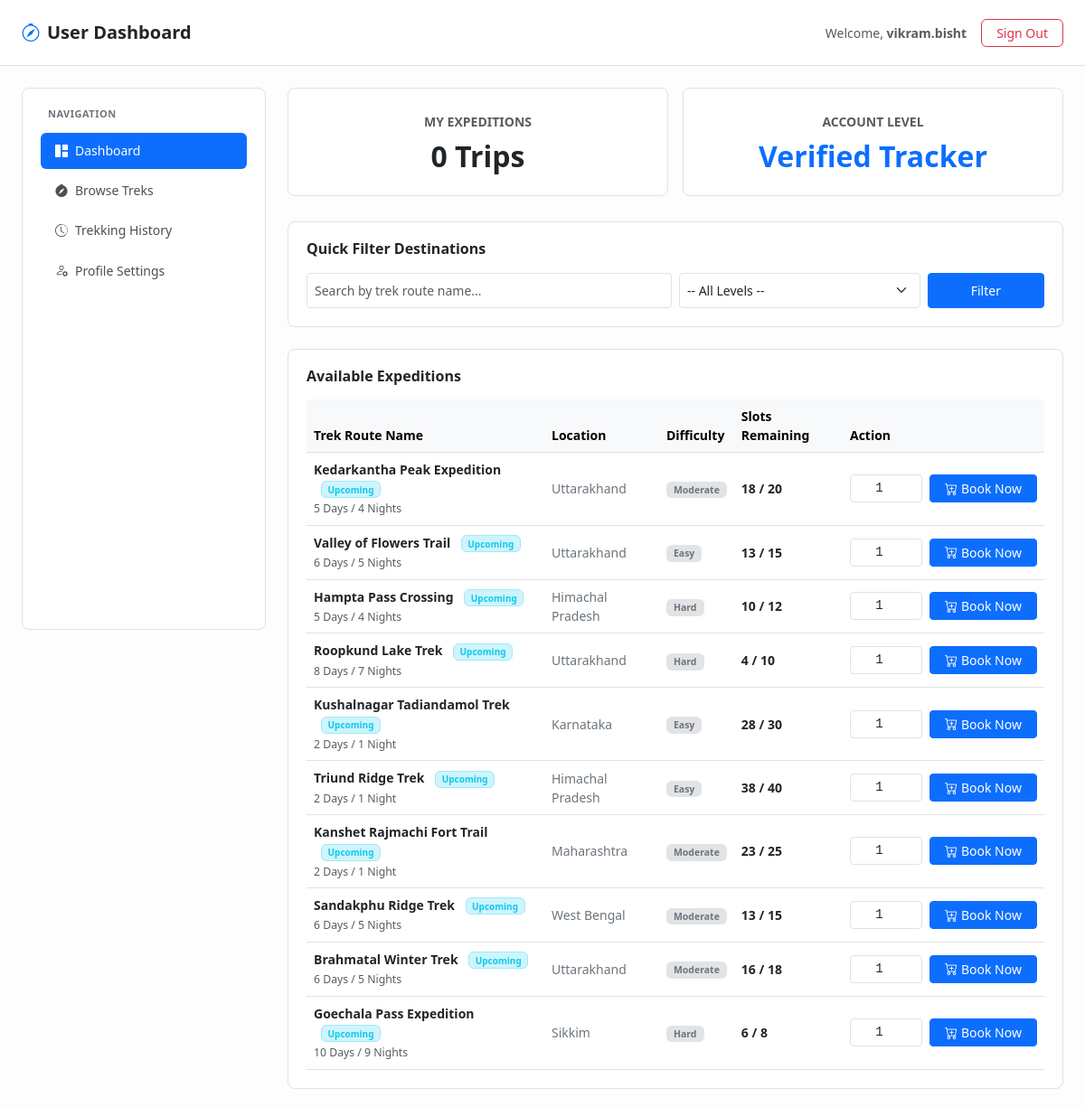
The app's page /user/dashboard (signed in) with its own data.
### models.py (models this page shows)
class User(db.Model, UserMixin):
    __tablename__ = 'users'
    id = db.Column(db.Integer, primary_key=True)
    username = db.Column(db.String(50), unique=True, nullable=False)
    email = db.Column(db.String(100), unique=True, nullable=False)
    password = db.Column(db.String(100), nullable=False)
    full_name = db.Column(db.String(100), nullable=False)
    phone = db.Column(db.String(15), nullable=False)
    role = db.Column(db.String(20), nullable=False, default='trekker')
    status = db.Column(db.String(20), nullable=False, default='active')
    is_approved = db.Column(db.Boolean, default=False)
    bookings = db.relationship('Booking', backref='trekker', lazy=True)
    assigned_treks = db.relationship('Trek', backref='staff', lazy=True)

class Trek(db.Model):
    __tablename__ = 'treks'
    id = db.Column(db.Integer, primary_key=True)
    name = db.Column(db.String(50), nullable=False)
    location = db.Column(db.String(150), nullable=False)
    difficulty = db.Column(db.String(20), nullable=False)
    duration = db.Column(db.String(50), nullable=False)
    total_slots = db.Column(db.Integer, nullable=False)
    available_slots = db.Column(db.Integer, nullable=False)
    assigned_staff_id = db.Column(db.Integer, db.ForeignKey('users.id'), nullable=True)
    start_date = db.Column(db.Date, nullable=False)
    end_date = db.Column(db.Date, nullable=False)
    description = db.Column(db.Text, nullable=False)
    price = db.Column(db.Float, nullable=False)
    status = db.Column(db.String(20), nullable=False, default='Upcoming')
    bookings = db.relationship('Booking', backref='trek_details', lazy=True)

### app.py (the view)
@app.route('/user/dashboard', methods=['GET'])
@login_required
def user_dashboard():
    return user_dashboard_handler()

### app.py (called while the page is built)
@login_manager.user_loader
def load_user(user_id):
    return User.query.get(int(user_id))

### routes/user.py (called while the page is built)
def user_dashboard_handler():
    search = request.args.get('search', '').strip()
    difficulty = request.args.get('difficulty', '').strip()
    query = Trek.query
    if search:
        query = query.filter(Trek.name.contains(search))
    if difficulty:
        query = query.filter(Trek.difficulty == difficulty)
    return render_template(
        'user_dashboard.html',
        treks=query.all(),
        bookings=Booking.query.filter_by(user_id=current_user.id).all()
    )

### templates/user_dashboard.html (shortened to what this page needs)
<!DOCTYPE html>
<html lang="en">
<head>
    <link href="https://cdn.jsdelivr.net/npm/bootstrap@5.3.0/dist/css/bootstrap.min.css" rel="stylesheet">
    <link href="https://cdn.jsdelivr.net/npm/bootstrap-icons@1.10.5/font/bootstrap-icons.css" rel="stylesheet">
</head>
<body>
    <nav class="navbar navbar-light bg-white border-bottom py-3 mb-4">
        <div class="container-fluid px-4">
            <span class="navbar-brand fw-bold text-dark fs-5">
                <i class="bi bi-compass me-2 text-primary"></i>User Dashboard
            </span>
            <div class="d-flex align-items-center gap-3">
                <span class="text-muted small">Welcome, <strong>{{ current_user.email.split('@')[0] }}</strong></span>
                <a href="/logout" class="btn btn-outline-danger btn-sm px-3" style="border-radius: 6px;">Sign Out</a>
            </div>
        </div>
    </nav>
    <div class="container-fluid px-4">
        <div class="row g-4">
            <div class="col-md-3">
                <div class="sidebar-container">
                    <div class="sidebar-title">Navigation</div>
                    <div class="nav nav-pills flex-column" id="userTab" role="tablist">
                        <button class="nav-link active" id="dashboard-tab" data-bs-toggle="tab"
                            data-bs-target="#dashboard-pane" type="button" role="tab">
                            <i class="bi bi-grid-1x2-fill me-2"></i>Dashboard
                        </button>
                        <button class="nav-link" id="browse-tab" data-bs-toggle="tab" data-bs-target="#browse-pane"
                            type="button" role="tab">
                            <i class="bi bi-compass-fill me-2"></i>Browse Treks
                        </button>
                        <button class="nav-link" id="history-tab" data-bs-toggle="tab" data-bs-target="#history-pane"
                            type="button" role="tab">
                            <i class="bi bi-clock-history me-2"></i>Trekking History
                        </button>
                        <button class="nav-link" id="profile-tab" data-bs-toggle="tab" data-bs-target="#profile-pane"
                            type="button" role="tab">
                            <i class="bi bi-person-gear me-2"></i>Profile Settings
                        </button>
                    </div>
                </div>
            </div>
            <div class="col-md-9">
                <div class="tab-content" id="userTabContent">
                    <div class="tab-pane fade show active" id="dashboard-pane" role="tabpanel">
                        <div class="row g-3 mb-2">
                            <div class="col-md-6">
                                <div class="bento-card text-center py-4">
                                    <span class="text-uppercase text-muted small fw-bold tracking-wide">My
                                        Expeditions</span>
                                    <h2 class="fw-bold mt-2 mb-0 text-dark">{{ bookings|length }} Trips</h2>
                                </div>
                            </div>
                            <div class="col-md-6">
                                <div class="bento-card text-center py-4">
                                    <span class="text-uppercase text-muted small fw-bold tracking-wide">Account
                                        Level</span>
                                    <h2 class="fw-bold mt-2 mb-0 text-primary">Verified Tracker</h2>
                                </div>
                            </div>
                        </div>
                        <div class="bento-card mb-4">
                            <h6 class="fw-bold text-dark mb-3">Quick Filter Destinations</h6>
                            <form method="GET" action="/user/dashboard" class="row g-2">
                                <div class="col-md-6">
                                    <input type="text" name="search" class="form-control form-control-sm py-2"
                                        placeholder="Search by trek route name..."
                                        value="{{ request.args.get('search', '') }}">
                                </div>
                                <div class="col-md-4">
                                    <select name="difficulty" class="form-select form-select-sm py-2">
                                        <option value="">-- All Levels --</option>
                                    </select>
                                </div>
                                <div class="col-md-2">
                                    <button type="submit" class="btn btn-primary btn-sm w-100 py-2">Filter</button>
                                </div>
                            </form>
                        </div>
                        <div class="bento-card">
                            <h6 class="fw-bold text-dark mb-3">Available Expeditions</h6>
                            <div class="table-responsive">
                                <table class="table table-hover align-middle mb-0" style="font-size: 14px;">
                                    <thead class="table-light text-muted">
                                        <tr>
                                            <th>Trek Route Name</th>
                                            <th>Location</th>
                                            <th>Difficulty</th>
                                            <th>Slots Remaining</th>
                                            <th>Action</th>
                                        </tr>
                                    </thead>
                                    <tbody>
                                        {% for trek in treks %}
                                        <tr>
                                            <td>
                                                <span class="fw-bold text-dark">{{ trek.name }}</span>
                                                <span
                                                    class="badge bg-info-subtle text-info border border-info-subtle ms-2"
                                                    style="font-size: 10px;">
                                                    {{ trek.status if trek.status else 'Upcoming' }}
                                                </span><br>
                                                <small class="text-muted">{{ trek.duration if trek.duration else 'N/A'
                                                    }}</small>
                                            </td>
                                            <td class="text-secondary">{{ trek.location }}</td>
                                            <td><span class="badge bg-secondary-subtle text-secondary px-2 py-1">{{
                                                    trek.difficulty }}</span></td>
                                            <td class="fw-semibold text-dark">{{ trek.available_slots }} / {{
                                                trek.total_slots }}</td>
                                            <td>
                                                {% if trek.available_slots > 0 %}
                                                <form action="/trek/book/{{ trek.id }}" method="POST"
                                                    class="d-flex align-items-center gap-2 m-0">
                                                    <div style="width: 80px;">
                                                        <input type="number" name="slots_requested"
                                                            class="form-control form-control-sm text-center font-monospace"
                                                            value="1" min="1" max="{{ trek.available_slots }}" required>
                                                    </div>
                                                    <button type="submit"
                                                        class="btn btn-primary btn-sm px-3 text-nowrap">
                                                        <i class="bi bi-cart-plus me-1"></i>Book Now
                                                    </button>
                                                </form>
                                                {% else %}
                                                <span class="badge bg-danger-subtle text-danger px-2 py-1">Sold
                                                    Out</span>
                                                {% endif %}
                                            </td>
                                        </tr>
                                        {% else %}
                                        <tr>
                                            <td colspan="5" class="text-center text-muted py-4">
                                                <i class="bi bi-exclamation-circle me-1"></i> No matching treks found.
                                            </td>
                                        </tr>
                                        {% endfor %}
                                    </tbody>
                                </table>
                            </div>
                        </div>
                    </div>
                </div>
            </div>
        </div>
    </div>
</body>
</html>

### templates/user_dashboard.html (style rules this page uses)
body { background-color: #fdfdfd; font-family: system-ui, -apple-system, sans-serif; }
.bento-card { background: #ffffff; border: 1px solid #dee2e6; border-radius: 8px; padding: 1.25rem; margin-bottom: 1.25rem; }
.sidebar-container { background: #ffffff; border: 1px solid #dee2e6; border-radius: 8px; padding: 1.25rem; min-height: 75vh; }
.sidebar-title { font-size: 11px; text-transform: uppercase; letter-spacing: 0.5px; color: #6c757d; font-weight: 700; padding-left: 0.5rem; margin-bottom: 0.75rem; }
.nav-pills .nav-link { color: #495057; border-radius: 6px; margin-bottom: 4px; text-align: left; width: 100%; background: none; border: none; padding: 0.6rem 1rem; font-size: 14px; display: flex; align-items: center; transition: background-color 0.15s ease; }
.nav-pills .nav-link.active { background-color: #0d6efd !important; color: #ffffff !important; }

### records on screen
User: email "vikram.bisht"
Trek: name "Kedarkantha Peak Expedition", status "Upcoming", duration "5 Days / 4 Nights", location "Uttarakhand", difficulty "Moderate", available_slots "18", total_slots "20"
Trek: name "Valley of Flowers Trail", status "Upcoming", duration "6 Days / 5 Nights", location "Uttarakhand", difficulty "Easy", available_slots "13", total_slots "15"
Trek: name "Hampta Pass Crossing", status "Upcoming", duration "5 Days / 4 Nights", location "Himachal Pradesh", difficulty "Hard", available_slots "10", total_slots "12"
Trek: name "Roopkund Lake Trek", status "Upcoming", duration "8 Days / 7 Nights", location "Uttarakhand", difficulty "Hard", available_slots "4", total_slots "10"
Trek: name "Kushalnagar Tadiandamol Trek", status "Upcoming", duration "2 Days / 1 Night", location "Karnataka", difficulty "Easy", available_slots "28", total_slots "30"
Trek: name "Triund Ridge Trek", status "Upcoming", duration "2 Days / 1 Night", location "Himachal Pradesh", difficulty "Easy", available_slots "38", total_slots "40"
Trek: name "Kanshet Rajmachi Fort Trail", status "Upcoming", duration "2 Days / 1 Night", location "Maharashtra", difficulty "Moderate", available_slots "23", total_slots "25"
Trek: name "Sandakphu Ridge Trek", status "Upcoming", duration "6 Days / 5 Nights", location "West Bengal", difficulty "Moderate", available_slots "13", total_slots "15"
Trek: name "Brahmatal Winter Trek", status "Upcoming", duration "6 Days / 5 Nights", location "Uttarakhand", difficulty "Moderate", available_slots "16", total_slots "18"
Trek: name "Goechala Pass Expedition", status "Upcoming", duration "10 Days / 9 Nights", location "Sikkim", difficulty "Hard", available_slots "6", total_slots "8"

### other values on screen
{{ bookings|length }} "0"
